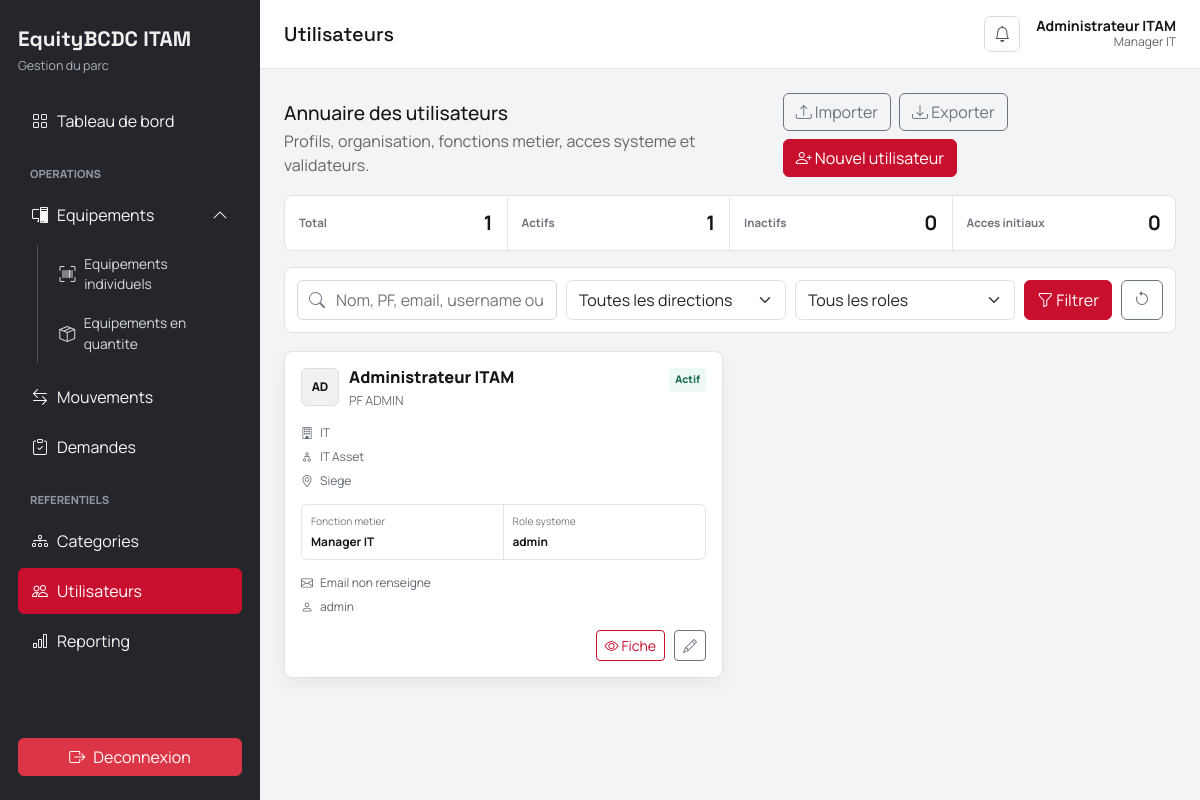
Screenshot of /public/utilisateurs (signed in) with the database file from the repository.
### tables this page shows
CREATE TABLE utilisateurs (
    id INT UNSIGNED AUTO_INCREMENT PRIMARY KEY,
    nom_complet VARCHAR(150) NOT NULL,
    username VARCHAR(100) NOT NULL UNIQUE,
    email VARCHAR(150) NULL,
    mot_de_passe VARCHAR(255) NOT NULL,
    matricule VARCHAR(50) NULL UNIQUE,
    telephone VARCHAR(40) NULL,
    direction VARCHAR(120) NULL,
    departement VARCHAR(120) NULL,
    service VARCHAR(120) NULL,
    agence VARCHAR(120) NULL,
    role_systeme_id INT UNSIGNED NOT NULL,
    fonction_metier_id INT UNSIGNED NOT NULL,
    actif TINYINT(1) NOT NULL DEFAULT 1,
    doit_changer_mot_de_passe TINYINT(1) NOT NULL DEFAULT 1,
    mot_de_passe_genere_at TIMESTAMP NULL,
    mot_de_passe_change_at TIMESTAMP NULL,
    dernier_login TIMESTAMP NULL,
    created_at TIMESTAMP NOT NULL DEFAULT CURRENT_TIMESTAMP,
    updated_at TIMESTAMP NULL DEFAULT NULL ON UPDATE CURRENT_TIMESTAMP,
    CONSTRAINT fk_utilisateurs_role_systeme FOREIGN KEY (role_systeme_id) REFERENCES roles_systeme(id),
    CONSTRAINT fk_utilisateurs_fonction_metier FOREIGN KEY (fonction_metier_id) REFERENCES fonctions_metier(id),
    INDEX idx_utilisateurs_nom (nom_complet),
    INDEX idx_utilisateurs_matricule (matricule),
    INDEX idx_utilisateurs_direction (direction),
    INDEX idx_utilisateurs_departement (departement),
    INDEX idx_utilisateurs_service (service),
    INDEX idx_utilisateurs_agence (agence),
    INDEX idx_utilisateurs_actif (actif)
);

CREATE TABLE fonctions_metier (
    id INT UNSIGNED AUTO_INCREMENT PRIMARY KEY,
    nom VARCHAR(100) NOT NULL UNIQUE,
    peut_valider TINYINT(1) NOT NULL DEFAULT 0,
    created_at TIMESTAMP NOT NULL DEFAULT CURRENT_TIMESTAMP
);

CREATE TABLE roles_systeme (
    id INT UNSIGNED AUTO_INCREMENT PRIMARY KEY,
    nom VARCHAR(100) NOT NULL UNIQUE,
    description TEXT NULL,
    created_at TIMESTAMP NOT NULL DEFAULT CURRENT_TIMESTAMP
);

### views/utilisateurs/index.php (the view, shortened to what the rows shown need)
<div class="page-heading">
    <div><h2>Annuaire des utilisateurs</h2><p>Profils, organisation, fonctions metier, acces systeme et validateurs.</p></div>
    <div class="d-flex gap-2 flex-wrap"><?php if (Auth::isAdmin()): ?><a class="btn btn-outline-secondary" href="<?= e(base_url('utilisateurs/import')) ?>"><i class="bi bi-upload"></i> Importer</a><?php endif; ?><a class="btn btn-outline-secondary" href="<?= e(base_url('utilisateurs/export.xlsx')) ?>"><i class="bi bi-download"></i> Exporter</a><?php if (Auth::isAdmin()): ?><a class="btn btn-primary" href="<?= e(base_url('utilisateurs/create')) ?>"><i class="bi bi-person-plus"></i> Nouvel utilisateur</a><?php endif; ?></div>
</div>
<div class="workflow-metrics user-metrics">
    <div><span>Total</span><strong><?= (int) $summary['total'] ?></strong></div><div><span>Actifs</span><strong><?= (int) $summary['actifs'] ?></strong></div><div><span>Inactifs</span><strong><?= (int) $summary['inactifs'] ?></strong></div><div><span>Acces initiaux</span><strong><?= (int) $summary['acces_initiaux'] ?></strong></div>
</div>
<form method="GET" action="<?= e(base_url('utilisateurs')) ?>" class="management-filter-bar management-filter-wide">
    <div class="management-search"><i class="bi bi-search"></i><input name="q" value="<?= e($filters['q'] ?? '') ?>" placeholder="Nom, PF, email, username ou service"></div>
    <select name="direction" class="form-select"><option value="">Toutes les directions</option></select>
    <select name="role_systeme" class="form-select"><option value="">Tous les roles</option></select>
    <button class="btn btn-primary"><i class="bi bi-funnel"></i> Filtrer</button><a class="btn btn-outline-secondary" href="<?= e(base_url('utilisateurs')) ?>"><i class="bi bi-arrow-counterclockwise"></i></a>
</form>
<div class="user-admin-grid">
    <?php foreach ($utilisateurs as $user): ?>
        <?php $initials = strtoupper(substr((string) $user['nom_complet'], 0, 2)); ?>
        <article class="user-admin-card">
            <div class="user-admin-head"><span class="user-avatar"><?= e($initials) ?></span><div><h3><?= e((string) $user['nom_complet']) ?></h3><p>PF <?= e((string) ($user['matricule'] ?: '-')) ?></p></div><span class="user-state <?= !empty($user['actif']) ? 'active' : 'inactive' ?>"><?= !empty($user['actif']) ? 'Actif' : 'Inactif' ?></span></div>
            <div class="user-admin-org"><span><i class="bi bi-building"></i><?= e((string) ($user['direction'] ?: 'Direction non renseignee')) ?></span><span><i class="bi bi-diagram-2"></i><?= e((string) ($user['departement'] ?: 'Departement non renseigne')) ?></span><span><i class="bi bi-geo-alt"></i><?= e((string) ($user['agence'] ?: 'Agence non renseignee')) ?></span></div>
            <div class="user-role-row"><div><small>Fonction metier</small><strong><?= e((string) $user['fonction_metier']) ?></strong></div><div><small>Role systeme</small><strong><?= e((string) $user['role_systeme']) ?></strong></div></div>
            <div class="user-contact"><span><i class="bi bi-envelope"></i><?= e((string) ($user['email'] ?: 'Email non renseigne')) ?></span><span><i class="bi bi-person"></i><?= e((string) $user['username']) ?></span></div>
            <div class="user-admin-actions"><a class="btn btn-sm btn-outline-primary" href="<?= e(base_url('utilisateurs/' . (int) $user['id'])) ?>"><i class="bi bi-eye"></i> Fiche</a><?php if (Auth::isAdmin()): ?><a class="btn btn-sm btn-outline-secondary" href="<?= e(base_url('utilisateurs/' . (int) $user['id'] . '/edit')) ?>"><i class="bi bi-pencil"></i></a><?php endif; ?></div>
        </article>
    <?php endforeach; ?>
</div>

### config/Router.php (shortened to what the rows shown need)
<?php
class Router
{
    private array $routes = [];
    private function addRoute(string $method, string $uri, array $action): void
    {
        $uri = '/' . trim($uri, '/');
        $this->routes[$method][$uri] = $action;
    }
    public function dispatch(string $method, string $uri): void
    {
        $uri = '/' . trim($uri, '/');
        $routesForMethod = $this->routes[$method] ?? [];
        foreach ($routesForMethod as $route => $action) {
            $pattern = preg_replace('#\{([a-zA-Z_][a-zA-Z0-9_]*)\}#', '([^/]+)', $route);
            $pattern = '#^' . $pattern . '$#';
            if (preg_match($pattern, $uri, $matches)) {
                array_shift($matches);
                [$controller, $handler] = $action;
                $instance = new $controller();
                call_user_func_array([$instance, $handler], $matches);
                return;
            }
        }
    }
}

### views/layouts/app.php (shortened to what the rows shown need)
<?php
$user = Auth::user();
$title = $title ?? 'ITAM';
$cssPath = __DIR__ . '/../../assets/css/app.css';
$cssVersion = is_file($cssPath) ? (string) filemtime($cssPath) : '1';
$isItStaff = Auth::isItStaff();
$currentPath = trim((string) parse_url($_SERVER['REQUEST_URI'] ?? '', PHP_URL_PATH), '/');
$navClass = static function (string $path) use ($currentPath): string {
    return str_contains('/' . $currentPath . '/', '/' . trim($path, '/') . '/') ? ' active' : '';
};
?>
<!DOCTYPE html>
<html lang="fr">
<head>
    <link href="https://cdn.jsdelivr.net/npm/bootstrap@5.3.3/dist/css/bootstrap.min.css" rel="stylesheet">
    <link href="https://cdn.jsdelivr.net/npm/bootstrap-icons@1.11.3/font/bootstrap-icons.min.css" rel="stylesheet">
    <link rel="stylesheet" href="<?= e(base_url('../assets/css/app.css')) ?>?v=<?= e($cssVersion) ?>">
</head>
<body class="itam-body">
<div class="layout-shell">
    <aside class="sidebar">
        <div class="sidebar-brand">EquityBCDC ITAM</div>
        <div class="d-flex align-items-center justify-content-between mb-lg-0">
            <div class="sidebar-context"><?= $isItStaff ? 'Gestion du parc' : 'Espace collaborateur' ?></div>
        </div>
        <div class="collapse d-lg-flex flex-column flex-grow-1" id="sidebarMenu">
        <nav class="nav flex-column gap-1">
            <a class="nav-link d-flex align-items-center gap-2<?= $navClass('dashboard') ?>" href="<?= e(base_url('dashboard')) ?>"><i class="bi bi-grid"></i><span>Tableau de bord</span></a>
            <?php if ($isItStaff): ?>
                <div class="nav-section">Operations</div>
                <button class="nav-link nav-dropdown-toggle d-flex align-items-center gap-2 w-100<?= str_contains($currentPath, 'equipements') || str_contains($currentPath, 'stocks') ? ' active' : '' ?>" type="button" data-bs-toggle="collapse" data-bs-target="#equipmentMenu" aria-expanded="true">
                    <i class="bi bi-pc-display"></i><span>Equipements</span><i class="bi bi-chevron-down ms-auto"></i>
                </button>
                <div class="collapse show nav-submenu" id="equipmentMenu">
                    <a class="nav-link d-flex align-items-center gap-2<?= $navClass('equipements') ?>" href="<?= e(base_url('equipements')) ?>"><i class="bi bi-upc-scan"></i><span>Equipements individuels</span></a>
                    <a class="nav-link d-flex align-items-center gap-2<?= $navClass('stocks') ?>" href="<?= e(base_url('stocks')) ?>"><i class="bi bi-box-seam"></i><span>Equipements en quantite</span></a>
                </div>
                <a class="nav-link d-flex align-items-center gap-2<?= $navClass('mouvements') ?>" href="<?= e(base_url('mouvements')) ?>"><i class="bi bi-arrow-left-right"></i><span>Mouvements</span></a>
                <a class="nav-link d-flex align-items-center gap-2<?= $navClass('demandes') ?>" href="<?= e(base_url('demandes')) ?>"><i class="bi bi-clipboard-check"></i><span>Demandes</span></a>
                <div class="nav-section">Referentiels</div>
                <a class="nav-link d-flex align-items-center gap-2<?= $navClass('categories') ?>" href="<?= e(base_url('categories')) ?>"><i class="bi bi-diagram-3"></i><span>Categories</span></a>
                <a class="nav-link d-flex align-items-center gap-2<?= $navClass('utilisateurs') ?>" href="<?= e(base_url('utilisateurs')) ?>"><i class="bi bi-people"></i><span>Utilisateurs</span></a>
                <a class="nav-link d-flex align-items-center gap-2<?= $navClass('reporting') ?>" href="<?= e(base_url('reporting')) ?>"><i class="bi bi-bar-chart"></i><span>Reporting</span></a>
            <?php endif; ?>
        </nav>
        <?php if ($user): ?>
            <div class="sidebar-logout">
                <form method="POST" action="<?= e(base_url('logout')) ?>" class="m-0">
                    <button class="btn btn-danger w-100 d-flex align-items-center justify-content-center gap-2">
                        <i class="bi bi-box-arrow-right"></i>
                        <span>Deconnexion</span>
                    </button>
                </form>
            </div>
        <?php endif; ?>
        </div>
    </aside>
    <main class="main-area">
        <header class="topbar d-flex justify-content-between align-items-center">
            <div>
                <h1 class="topbar-title mb-0"><?= e($title) ?></h1>
            </div>
            <div class="d-flex align-items-center gap-3">
                <?php if ($user): ?>
                    <div class="dropdown notification-dropdown">
                        <button class="notification-bell" type="button" data-bs-toggle="dropdown" aria-expanded="false" aria-label="Ouvrir les notifications">
                            <i class="bi bi-bell"></i>
                        </button>
                    </div>
                <?php endif; ?>
                <div class="user-chip">
                    <strong><?= e($user['nom_complet'] ?? $user['username'] ?? 'Invite') ?></strong>
                    <span><?= e($user['fonction_metier'] ?? $user['role'] ?? 'N/A') ?></span>
                </div>
            </div>
        </header>
        <section class="content-wrap">
            <?php require $viewPath; ?>
        </section>
    </main>
</div>
</body>
</html>

### rows the page displays
utilisateurs: nom_complet "Administrateur ITAM", fonction_metier.nom "Manager IT", nom_complet "AD", matricule "ADMIN", actif "Actif", direction "IT", departement "IT Asset", agence "Siege", role_systeme.nom "admin", email "Email non renseigne", username "admin"
